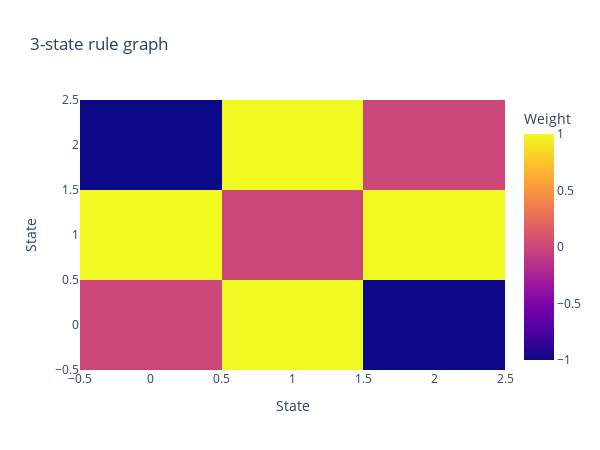

The code cell stored with this chart in its notebook:
### Markdown cell above
# Value chains modelling 
In order to model value chain we apply a statistical physics approach. Given a graph $G = (V,E)$ we assign each node $v\in V$ with dynamic a possible rule alphabet of size $X$ according to a transition rule $R = (V_r, E_r, W_r)$. The master equation will be modelled using the Gibbs measure for observing the a node in some state $x\in X$. 
$$ P_{v_i}(X = x) = \frac{\exp( \beta e(x))}{\sum_x \exp(\beta e(x))}$$

with $$e(x) = \sum_{<i,j> \in G} W(x_i, x_j)$$
where $W_{ij}$ is the edge weight in the rule graph $R$. Transition between states will follow the Metropolis-Hasting algorithm:

$$ P_{x \rightarrow x'} = \exp( -\beta  (e(x´) - e(x))$$


## Value chains as circular chain
The circular chain has rules in a configuration 

$$ a_n \leftrightarrow ... \leftrightarrow a_1 \leftrightarrow a_0 \leftrightarrow ... \leftrightarrow a_n$$


## CASE: Chain graph
We take here a simple path graph of size $N$ and vary the size of the rule-ring shown above and observe what happens. Each element in the system will be satisfied if it is is neighboring an edge in the rule graph, every other combination will be set to $-1$ energy. Update happens according to the Gibbs measure.

### Code cell
import networkx as nx, numpy as np, plotly.graph_objects as go
from plexsim.models import *

def generate_cycle(n, self_weight = 0, weight = 1) -> nx.graph:
    """
    Generates local cycle where only the edges are considered to be 1 otherwise 0
    Input:
    :n: integer representing number of nodes in the system.
    
    Returns:
    :nx.Graph: with the edges of a cycle graph as 1 else 0
    """
    g = nx.complete_graph(n)
    nx.set_edge_attributes(g, -weight, 'weight')
    for u, v in nx.path_graph(n).edges():
        g[u][v]['weight'] = 1
    
    for u in g.nodes():
        g.add_edge(u, u, weight = self_weight)
    return g

# show example rule graph 
ni = 3 #number of states
rule_graph = generate_cycle(ni, False, 1)
# rule_graph = nx.turan_graph(5, 3)
hm  = go.Heatmap(z = nx.adj_matrix(rule_graph).todense(),\
                colorbar = dict(title = 'Weight'))
fig = go.Figure(data = hm)
fig.update_layout(title = f'{ni}-state rule graph', \
                  autosize = False,\
                  width = 600,\
                  xaxis_title = 'State',\
                  yaxis_title = 'State',\
                )
fig.show()

### Figure 1 — Plotly figure (JSON) as saved in the notebook; plotly's stock layout.template omitted (floating-point values rounded to 4 significant figures)
{"data": [{"colorbar": {"title": {"text": "Weight"}}, "type": "heatmap", "z": [[0, 1, -1], [1, 0, 1], [-1, 1, 0]]}], "layout": {"autosize": false, "height": 450, "title": {"text": "3-state rule graph"}, "width": 600, "xaxis": {"autorange": true, "range": [-0.5, 2.5], "title": {"text": "State"}}, "yaxis": {"autorange": true, "range": [-0.5, 2.5], "title": {"text": "State"}}}}
